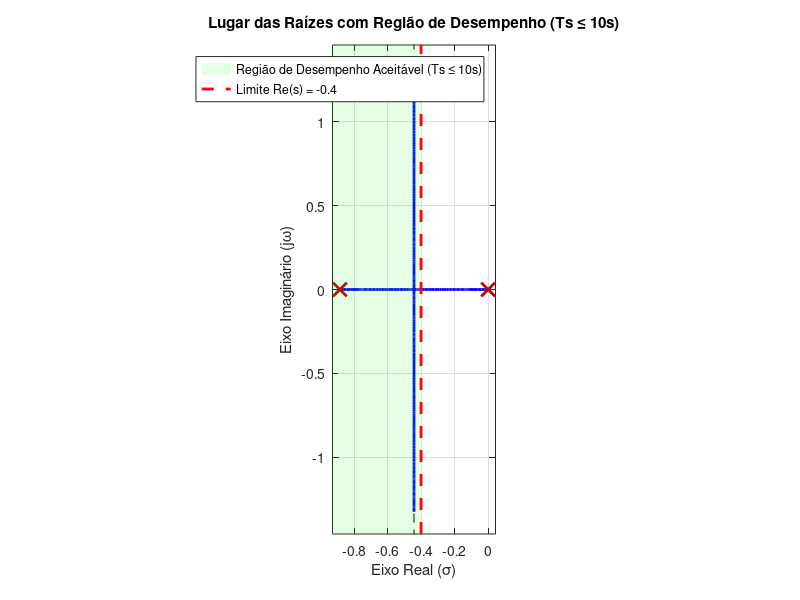

The MATLAB script that drew this image:
clear; close all; clc;

% --- 1. Definição do Sistema ---
s = tf("s");
% Parâmetros (usando os valores arredondados do seu trabalho)
G_s = (0.0526)/(s^2 + 0.8842*s);

% --- 2. Definição do Limite ---
% Ts <= 10s  -->  4/sigma <= 10  --> sigma >= 0.4
% No plano complexo: Re(s) <= -0.4
limite_sigma = -0.4;

% --- 3. Plotagem do Lugar das Raízes ---
figure;
rlocus(G_s);
hold on;
axis equal; % Garante proporção correta
grid on;

% --- 4. Desenhando a "Região de Interesse" (Sombreado) ---

% Primeiro, pegamos os limites atuais do gráfico para saber o tamanho da área
% Isso garante que o sombreado cubra todo o fundo visível
limites_y = ylim; 
limites_x = xlim; 

% Definimos os 4 vértices do retângulo que representa a região "Boa"
% (Do extremo esquerdo do gráfico até a linha -0.4)
x_vertices = [limites_x(1), limite_sigma, limite_sigma, limites_x(1)];
y_vertices = [limites_y(1), limites_y(1), limites_y(2), limites_y(2)];

% Cria o retângulo verde (g = green)
% FaceAlpha define a transparência (0.1 é bem clarinho, 1 é sólido)
area_ts = patch(x_vertices, y_vertices, 'g', 'FaceAlpha', 0.1, 'EdgeColor', 'none');

% --- 5. Desenhando a Linha de Fronteira ---
line_ts = plot([limite_sigma, limite_sigma], limites_y, 'r--', 'LineWidth', 2);

% --- 6. Acabamento ---
title('Lugar das Raízes com Região de Desempenho (Ts \leq 10s)');
xlabel('Eixo Real (\sigma)');
ylabel('Eixo Imaginário (j\omega)');

% Legenda para explicar o gráfico
legend([area_ts, line_ts], ...
       'Região de Desempenho Aceitável (Ts \leq 10s)', ...
       'Limite Re(s) = -0.4');

hold off;
